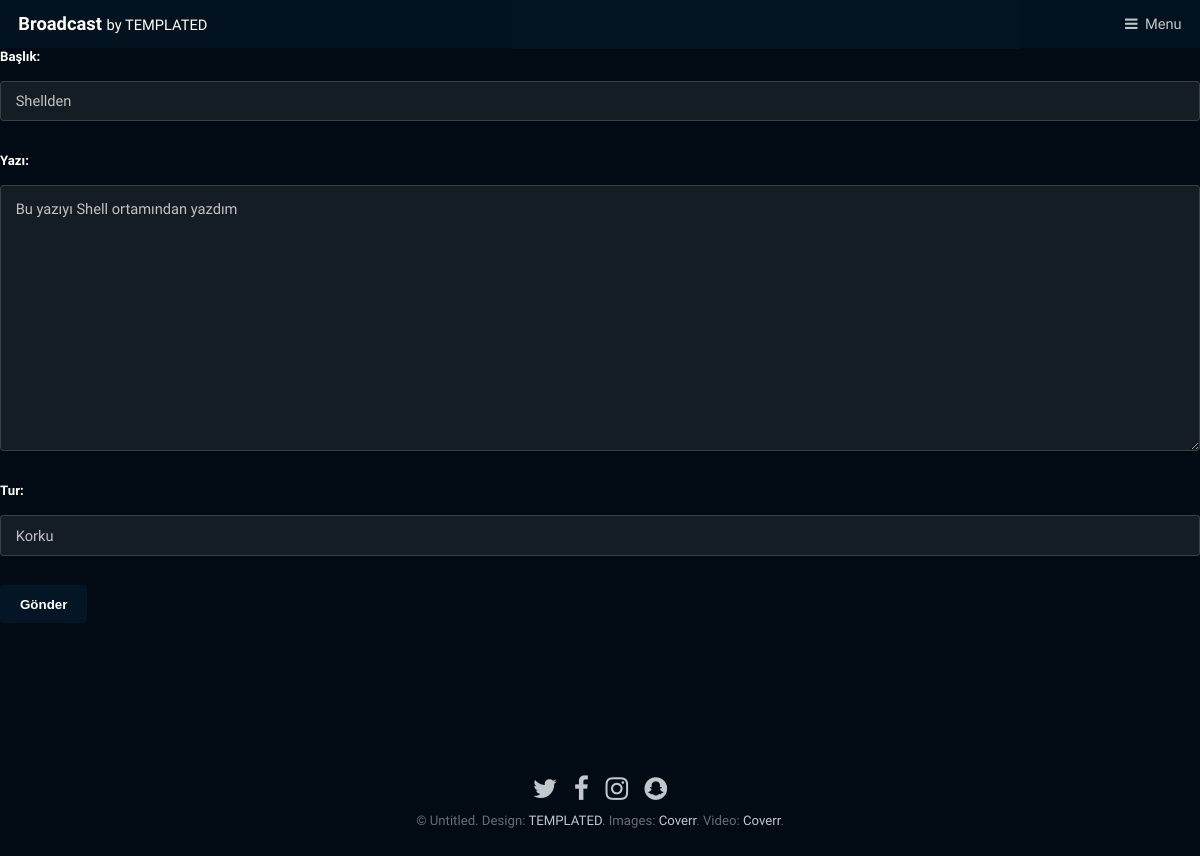
/blog/detay/3/duzenle/, run on the app's committed database.
### blog/models.py (models this page shows, shortened)
class GonderiModel(models.Model):
    class Meta:
        verbose_name="Gönderi"
        verbose_name_plural = "Gönderiler"
    SECENEKLER = [("1","Korku"),("2","Komedi"),("3","Günlük")]
    tur = models.CharField(max_length=8,choices=SECENEKLER,default="1")
    baslik = models.CharField(verbose_name="Başlık",max_length=200)
    yazi = models.TextField(verbose_name="Yazı")
    kayitzaman = models.DateTimeField(verbose_name="Kayıt Tarih Saat",default=timezone.now)
    yayimzaman = models.DateTimeField(verbose_name="Yayın Zaman Tarih Saat",null=True,blank=True)

### blog/views.py (the view)
# urls.py: path('detay/<int:pk>/duzenle/',views.gonderiduzenle,name="gonderiduzenle"),
def gonderiduzenle(request,pk):
    gonderi = get_object_or_404(GonderiModel,pk=pk)
    if request.method == "POST":
        form = GonderiForm(request.POST,instance=gonderi)
        gonderi = form.save(commit=False)
        gonderi.yayimzaman = timezone.now()
        gonderi.save()
        return redirect("gonderidetay",pk=gonderi.pk)
    else:
        form = GonderiForm(instance=gonderi)
    return render(request,"blog/yenigonderi.html",{"form":form})

### blog/forms.py
class GonderiForm(forms.ModelForm):
    class Meta:
        model=GonderiModel
        fields = ('baslik','yazi','tur')

### templates/blog/yenigonderi.html (shortened to what this page needs)
{% extends '../generic.html' %}
{% block icerik %}
<form method="POST">
{{form.as_p}}
<button type="submit">Gönder</button>
</form>
{% endblock %}

### static/assets/css/main.css (style rules this page uses)
html, body, div, span, applet, object, iframe, h1, h2, h3, h4, h5, h6, p, blockquote, pre, a, abbr, acronym, address, big, cite, code, del, dfn, em, img, ins, kbd, q, s, samp, small, strike, strong, sub, sup, tt, var, b, u, i, center, dl, dt, dd, ol, ul, li, fieldset, form, label, legend, table, caption, tbody, tfoot, thead, tr, th, td, article, aside, canvas, details, embed, figure, figcaption, footer, header, hgroup, menu, nav, output, ruby, section, summary, time, mark, audio, video { margin: 0; padding: 0; border: 0; font-size: 100%; font: inherit; vertical-align: baseline; }
body { line-height: 1; }
body { -webkit-text-size-adjust: none; }
*, *:before, *:after { -moz-box-sizing: border-box; -webkit-box-sizing: border-box; box-sizing: border-box; }
body { -ms-overflow-style: scrollbar; }
body { background: #020B13; }
body { background-color: #020B13; color: #c0c2c4; }
body, input, select, textarea { font-family: "Signika", sans-serif; font-size: 13pt; font-weight: 300; line-height: 1.65; }
@media screen and (max-width: 1680px) { body, input, select, textarea { font-size: 11pt; } }
@media screen and (max-width: 1280px) { body, input, select, textarea { font-size: 11pt; } }
p { margin: 0 0 2em 0; }
input, select, textarea { color: #ffffff; }
input[type="submit"], input[type="reset"], input[type="button"], button, .button { -moz-appearance: none; -webkit-appearance: none; -ms-appearance: none; appearance: none; -moz-transition: background-color 0.2s ease-in-out, color 0.2s ease-in-out; -webkit-transition: background-color 0.2s ease-in-out, color 0.2s ease-in-out; -ms-transition: background-color 0.2s ease-in-out, color 0.2s ease-in-out; transition: background-color 0.2s ease-in-out, color 0.2s ease-in-out; border-radius: 4px; border: 0; cursor: pointer; display: inline-block; font-weight: 700; height: 2.85em; line-height: 2.95em; padding: 0 1.5em; text-align: center; text-decoration: none; white-space: nowrap; }
input[type="submit"], input[type="reset"], input[type="button"], button, .button { background-color: #041625; color: #ffffff !important; }
form { margin: 0 0 2em 0; }
label { display: block; font-size: 0.9em; font-weight: 700; margin: 0 0 1em 0; }
input[type="text"], input[type="password"], input[type="email"], select, textarea { -moz-appearance: none; -webkit-appearance: none; -ms-appearance: none; appearance: none; border-radius: 4px; border: none; border: solid 1px; color: inherit; display: block; outline: 0; padding: 0 1em; text-decoration: none; width: 100%; }
input[type="text"], input[type="password"], input[type="email"], select { height: 2.75em; }
textarea { padding: 0.75em 1em; }
label { color: #ffffff; }
input[type="text"], input[type="password"], input[type="email"], select, textarea { background: rgba(255, 255, 255, 0.075); border-color: rgba(255, 255, 255, 0.15); }
body.subpage { padding-top: 3.125em; }

### data on the page
GonderiModel: baslik "Shellden", yazi "Bu yazıyı Shell ortamından yazdım", tur "Korku"
